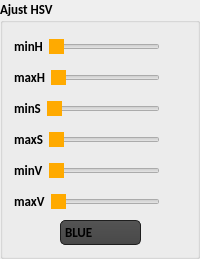
           <widget class="QGroupBox" name="groupBox_4">
            <property name="minimumSize">
             <size>
              <width>0</width>
              <height>230</height>
             </size>
            </property>
            <property name="maximumSize">
             <size>
              <width>16777215</width>
              <height>300</height>
             </size>
            </property>
            <property name="font">
             <font>
              <family>Calibri</family>
              <pointsize>10</pointsize>
              <weight>75</weight>
              <bold>true</bold>
             </font>
            </property>
            <property name="title">
             <string>Ajust HSV</string>
            </property>
            <layout class="QVBoxLayout" name="verticalLayout_6">
             <item>
              <layout class="QHBoxLayout" name="horizontalLayout_15">
               <item>
                <widget class="QLabel" name="label_19">
                 <property name="sizePolicy">
                  <sizepolicy hsizetype="Preferred" vsizetype="Fixed">
                   <horstretch>0</horstretch>
                   <verstretch>0</verstretch>
                  </sizepolicy>
                 </property>
                 <property name="minimumSize">
                  <size>
                   <width>0</width>
                   <height>25</height>
                  </size>
                 </property>
                 <property name="font">
                  <font>
                   <family>Calibri</family>
                   <pointsize>10</pointsize>
                   <weight>75</weight>
                   <bold>true</bold>
                  </font>
                 </property>
                 <property name="text">
                  <string>minH</string>
                 </property>
                </widget>
               </item>
               <item>
                <widget class="QSlider" name="slider_minH">
                 <property name="minimumSize">
                  <size>
                   <width>0</width>
                   <height>25</height>
                  </size>
                 </property>
                 <property name="autoFillBackground">
                  <bool>false</bool>
                 </property>
                 <property name="styleSheet">
                  <string notr="true">QSlider {
          color: white;
           border : 0.1em;
           height:  1.5em;
}

QSlider::groove:horizontal {
            height:  0 -0.7em;
}

QSlider::handle:vertical {
            height: 0.5em;
}

QSlider::handle:horizontal {
           background: #ffaa00;
}</string>
                 </property>
                 <property name="maximum">
                  <number>255</number>
                 </property>
                 <property name="orientation">
                  <enum>Qt::Horizontal</enum>
                 </property>
                </widget>
               </item>
               <item>
                <widget class="QLabel" name="brightness_value">
                 <property name="sizePolicy">
                  <sizepolicy hsizetype="Minimum" vsizetype="Fixed">
                   <horstretch>0</horstretch>
                   <verstretch>0</verstretch>
                  </sizepolicy>
                 </property>
                 <property name="minimumSize">
                  <size>
                   <width>20</width>
                   <height>25</height>
                  </size>
                 </property>
                 <property name="font">
                  <font>
                   <family>Calibri</family>
                   <pointsize>10</pointsize>
                   <weight>75</weight>
                   <bold>true</bold>
                  </font>
                 </property>
                 <property name="frameShape">
                  <enum>QFrame::NoFrame</enum>
                 </property>
                 <property name="text">
                  <string/>
                 </property>
                </widget>
               </item>
              </layout>
             </item>
             <item>
              <layout class="QHBoxLayout" name="horizontalLayout_16">
               <item>
                <widget class="QLabel" name="label_20">
                 <property name="sizePolicy">
                  <sizepolicy hsizetype="Preferred" vsizetype="Fixed">
                   <horstretch>0</horstretch>
                   <verstretch>0</verstretch>
                  </sizepolicy>
                 </property>
                 <property name="minimumSize">
                  <size>
                   <width>0</width>
                   <height>25</height>
                  </size>
                 </property>
                 <property name="font">
                  <font>
                   <family>Calibri</family>
                   <pointsize>10</pointsize>
                   <weight>75</weight>
                   <bold>true</bold>
                  </font>
                 </property>
                 <property name="text">
                  <string>maxH</string>
                 </property>
                </widget>
               </item>
               <item>
                <widget class="QSlider" name="slider_maxH">
                 <property name="minimumSize">
                  <size>
                   <width>0</width>
                   <height>25</height>
                  </size>
                 </property>
                 <property name="autoFillBackground">
                  <bool>false</bool>
                 </property>
                 <property name="styleSheet">
                  <string notr="true">QSlider::handle:horizontal {
           background: #ffaa00;
}</string>
                 </property>
                 <property name="maximum">
                  <number>255</number>
                 </property>
                 <property name="orientation">
                  <enum>Qt::Horizontal</enum>
                 </property>
                </widget>
               </item>
               <item>
                <widget class="QLabel" name="contrast_value">
                 <property name="sizePolicy">
                  <sizepolicy hsizetype="Fixed" vsizetype="Fixed">
                   <horstretch>0</horstretch>
                   <verstretch>0</verstretch>
                  </sizepolicy>
                 </property>
                 <property name="minimumSize">
                  <size>
                   <width>20</width>
                   <height>25</height>
                  </size>
                 </property>
                 <property name="font">
                  <font>
                   <family>Calibri</family>
                   <pointsize>10</pointsize>
                   <weight>75</weight>
                   <bold>true</bold>
                  </font>
                 </property>
                 <property name="frameShape">
                  <enum>QFrame::NoFrame</enum>
                 </property>
                 <property name="text">
                  <string/>
                 </property>
                </widget>
               </item>
              </layout>
             </item>
             <item>
              <layout class="QHBoxLayout" name="horizontalLayout_24">
               <item>
                <widget class="QLabel" name="label_21">
                 <property name="sizePolicy">
                  <sizepolicy hsizetype="Preferred" vsizetype="Fixed">
                   <horstretch>0</horstretch>
                   <verstretch>0</verstretch>
                  </sizepolicy>
                 </property>
                 <property name="minimumSize">
                  <size>
                   <width>0</width>
                   <height>25</height>
                  </size>
                 </property>
                 <property name="font">
                  <font>
                   <family>Calibri</family>
                   <pointsize>10</pointsize>
                   <weight>75</weight>
                   <bold>true</bold>
                  </font>
                 </property>
                 <property name="text">
                  <string>minS</string>
                 </property>
                </widget>
               </item>
               <item>
                <widget class="QSlider" name="slider_minS">
                 <property name="minimumSize">
                  <size>
                   <width>0</width>
                   <height>25</height>
                  </size>
                 </property>
                 <property name="autoFillBackground">
                  <bool>false</bool>
                 </property>
                 <property name="styleSheet">
                  <string notr="true">QSlider::handle:horizontal {
           background: #ffaa00;
}</string>
                 </property>
                 <property name="maximum">
                  <number>255</number>
                 </property>
                 <property name="orientation">
                  <enum>Qt::Horizontal</enum>
                 </property>
                </widget>
               </item>
               <item>
                <widget class="QLabel" name="min_value">
                 <property name="sizePolicy">
                  <sizepolicy hsizetype="Fixed" vsizetype="Fixed">
                   <horstretch>0</horstretch>
                   <verstretch>0</verstretch>
                  </sizepolicy>
                 </property>
                 <property name="minimumSize">
                  <size>
                   <width>20</width>
                   <height>25</height>
                  </size>
                 </property>
                 <property name="font">
                  <font>
                   <family>Calibri</family>
                   <pointsize>10</pointsize>
                   <weight>75</weight>
                   <bold>true</bold>
                  </font>
                 </property>
                 <property name="frameShape">
                  <enum>QFrame::NoFrame</enum>
                 </property>
                 <property name="text">
                  <string/>
                 </property>
                </widget>
               </item>
              </layout>
             </item>
             <item>
              <layout class="QHBoxLayout" name="horizontalLayout_25">
               <item>
                <widget class="QLabel" name="label_22">
                 <property name="sizePolicy">
                  <sizepolicy hsizetype="Preferred" vsizetype="Fixed">
                   <horstretch>0</horstretch>
                   <verstretch>0</verstretch>
                  </sizepolicy>
                 </property>
                 <property name="minimumSize">
                  <size>
                   <width>0</width>
                   <height>25</height>
                  </size>
                 </property>
                 <property name="font">
                  <font>
                   <family>Calibri</family>
                   <pointsize>10</pointsize>
                   <weight>75</weight>
                   <bold>true</bold>
                  </font>
                 </property>
                 <property name="text">
                  <string>maxS</string>
                 </property>
                </widget>
               </item>
               <item>
                <widget class="QSlider" name="slider_maxS">
                 <property name="minimumSize">
                  <size>
                   <width>0</width>
                   <height>25</height>
                  </size>
                 </property>
                 <property name="autoFillBackground">
                  <bool>false</bool>
                 </property>
                 <property name="styleSheet">
                  <string notr="true">QSlider::handle:horizontal {
           background: #ffaa00;
}</string>
                 </property>
                 <property name="maximum">
                  <number>255</number>
                 </property>
                 <property name="orientation">
                  <enum>Qt::Horizontal</enum>
                 </property>
                </widget>
               </item>
               <item>
                <widget class="QLabel" name="max_value">
                 <property name="sizePolicy">
                  <sizepolicy hsizetype="Fixed" vsizetype="Fixed">
                   <horstretch>0</horstretch>
                   <verstretch>0</verstretch>
                  </sizepolicy>
                 </property>
                 <property name="minimumSize">
                  <size>
                   <width>20</width>
                   <height>25</height>
                  </size>
                 </property>
                 <property name="font">
                  <font>
                   <family>Calibri</family>
                   <pointsize>10</pointsize>
                   <weight>75</weight>
                   <bold>true</bold>
                  </font>
                 </property>
                 <property name="frameShape">
                  <enum>QFrame::NoFrame</enum>
                 </property>
                 <property name="text">
                  <string/>
                 </property>
                </widget>
               </item>
              </layout>
             </item>
             <item>
              <layout class="QHBoxLayout" name="horizontalLayout_29">
               <item>
                <widget class="QLabel" name="label_25">
                 <property name="sizePolicy">
                  <sizepolicy hsizetype="Preferred" vsizetype="Fixed">
                   <horstretch>0</horstretch>
                   <verstretch>0</verstretch>
                  </sizepolicy>
                 </property>
                 <property name="minimumSize">
                  <size>
                   <width>0</width>
                   <height>25</height>
                  </size>
                 </property>
                 <property name="font">
                  <font>
                   <family>Calibri</family>
                   <pointsize>10</pointsize>
                   <weight>75</weight>
                   <bold>true</bold>
                  </font>
                 </property>
                 <property name="text">
                  <string>minV</string>
                 </property>
                </widget>
               </item>
               <item>
                <widget class="QSlider" name="slider_minV">
                 <property name="minimumSize">
                  <size>
                   <width>0</width>
                   <height>25</height>
                  </size>
                 </property>
                 <property name="autoFillBackground">
                  <bool>false</bool>
                 </property>
                 <property name="styleSheet">
                  <string notr="true">QSlider::handle:horizontal {
           background: #ffaa00;
}</string>
                 </property>
                 <property name="maximum">
                  <number>255</number>
                 </property>
                 <property name="orientation">
                  <enum>Qt::Horizontal</enum>
                 </property>
                </widget>
               </item>
               <item>
                <widget class="QLabel" name="max_value_2">
                 <property name="sizePolicy">
                  <sizepolicy hsizetype="Fixed" vsizetype="Fixed">
                   <horstretch>0</horstretch>
                   <verstretch>0</verstretch>
                  </sizepolicy>
                 </property>
                 <property name="minimumSize">
                  <size>
                   <width>20</width>
                   <height>25</height>
                  </size>
                 </property>
                 <property name="font">
                  <font>
                   <family>Calibri</family>
                   <pointsize>10</pointsize>
                   <weight>75</weight>
                   <bold>true</bold>
                  </font>
                 </property>
                 <property name="frameShape">
                  <enum>QFrame::NoFrame</enum>
                 </property>
                 <property name="text">
                  <string/>
                 </property>
                </widget>
               </item>
              </layout>
             </item>
             <item>
              <layout class="QHBoxLayout" name="horizontalLayout_30">
               <item>
                <widget class="QLabel" name="label_26">
                 <property name="sizePolicy">
                  <sizepolicy hsizetype="Preferred" vsizetype="Fixed">
                   <horstretch>0</horstretch>
                   <verstretch>0</verstretch>
                  </sizepolicy>
                 </property>
                 <property name="minimumSize">
                  <size>
                   <width>0</width>
                   <height>25</height>
                  </size>
                 </property>
                 <property name="font">
                  <font>
                   <family>Calibri</family>
                   <pointsize>10</pointsize>
                   <weight>75</weight>
                   <bold>true</bold>
                  </font>
                 </property>
                 <property name="text">
                  <string>maxV</string>
                 </property>
                </widget>
               </item>
               <item>
                <widget class="QSlider" name="slider_maxV">
                 <property name="minimumSize">
                  <size>
                   <width>0</width>
                   <height>25</height>
                  </size>
                 </property>
                 <property name="autoFillBackground">
                  <bool>false</bool>
                 </property>
                 <property name="styleSheet">
                  <string notr="true">QSlider::handle:horizontal {
           background: #ffaa00;
}</string>
                 </property>
                 <property name="maximum">
                  <number>255</number>
                 </property>
                 <property name="orientation">
                  <enum>Qt::Horizontal</enum>
                 </property>
                </widget>
               </item>
               <item>
                <widget class="QLabel" name="max_value_3">
                 <property name="sizePolicy">
                  <sizepolicy hsizetype="Fixed" vsizetype="Fixed">
                   <horstretch>0</horstretch>
                   <verstretch>0</verstretch>
                  </sizepolicy>
                 </property>
                 <property name="minimumSize">
                  <size>
                   <width>20</width>
                   <height>25</height>
                  </size>
                 </property>
                 <property name="font">
                  <font>
                   <family>Calibri</family>
                   <pointsize>10</pointsize>
                   <weight>75</weight>
                   <bold>true</bold>
                  </font>
                 </property>
                 <property name="frameShape">
                  <enum>QFrame::NoFrame</enum>
                 </property>
                 <property name="text">
                  <string/>
                 </property>
                </widget>
               </item>
              </layout>
             </item>
             <item>
              <layout class="QHBoxLayout" name="horizontalLayout_31">
               <item>
                <spacer name="horizontalSpacer_11">
                 <property name="orientation">
                  <enum>Qt::Horizontal</enum>
                 </property>
                 <property name="sizeHint" stdset="0">
                  <size>
                   <width>40</width>
                   <height>20</height>
                  </size>
                 </property>
                </spacer>
               </item>
               <item>
                <widget class="QComboBox" name="comboBox_colors">
                 <property name="minimumSize">
                  <size>
                   <width>0</width>
                   <height>25</height>
                  </size>
                 </property>
                 <property name="font">
                  <font>
                   <family>Calibri</family>
                   <pointsize>10</pointsize>
                   <weight>75</weight>
                   <bold>true</bold>
                  </font>
                 </property>
                 <property name="styleSheet">
                  <string notr="true">QComboBox
{
    selection-background-color: #ffaa00;
    background-color: QLinearGradient( x1: 0, y1: 0, x2: 0, y2: 1, stop: 0 #565656, stop: 0.1 #525252, stop: 0.5 #4e4e4e, stop: 0.9 #4a4a4a, stop: 1 #464646);
    border-style: solid;
    border: 1px solid #1e1e1e;
    border-radius: 5;
}

QComboBox:hover,QPushButton:hover
{
    border: 2px solid QLinearGradient( x1: 0, y1: 0, x2: 0, y2: 1, stop: 0 #ffa02f, stop: 1 #d7801a);
}


QComboBox:on
{
    padding-top: 3px;
    padding-left: 4px;
    background-color: QLinearGradient( x1: 0, y1: 0, x2: 0, y2: 1, stop: 0 #2d2d2d, stop: 0.1 #2b2b2b, stop: 0.5 #292929, stop: 0.9 #282828, stop: 1 #252525);
    selection-background-color: #ffaa00;
}

QComboBox QAbstractItemView
{
    border: 2px solid darkgray;
    selection-background-color: QLinearGradient( x1: 0, y1: 0, x2: 0, y2: 1, stop: 0 #ffa02f, stop: 1 #d7801a);
}

QComboBox::drop-down
{
     subcontrol-origin: padding;
     subcontrol-position: top right;
     width: 15px;

     border-left-width: 0px;
     border-left-color: darkgray;
     border-left-style: solid; /* just a single line */
     border-top-right-radius: 3px; /* same radius as the QComboBox */
     border-bottom-right-radius: 3px;
 }

</string>
                 </property>
                 <item>
                  <property name="text">
                   <string>BLUE</string>
                  </property>
                 </item>
                 <item>
                  <property name="text">
                   <string>NOT WHITE</string>
                  </property>
                 </item>
                 <item>
                  <property name="text">
                   <string>RED</string>
                  </property>
                 </item>
                 <item>
                  <property name="text">
                   <string>GREEN</string>
                  </property>
                 </item>
                 <item>
                  <property name="text">
                   <string>YELLOW</string>
                  </property>
                 </item>
                 <item>
                  <property name="text">
                   <string>BLACK</string>
                  </property>
                 </item>
                </widget>
               </item>
               <item>
                <spacer name="horizontalSpacer_22">
                 <property name="orientation">
                  <enum>Qt::Horizontal</enum>
                 </property>
                 <property name="sizeHint" stdset="0">
                  <size>
                   <width>40</width>
                   <height>20</height>
                  </size>
                 </property>
                </spacer>
               </item>
              </layout>
             </item>
            </layout>
           </widget>
